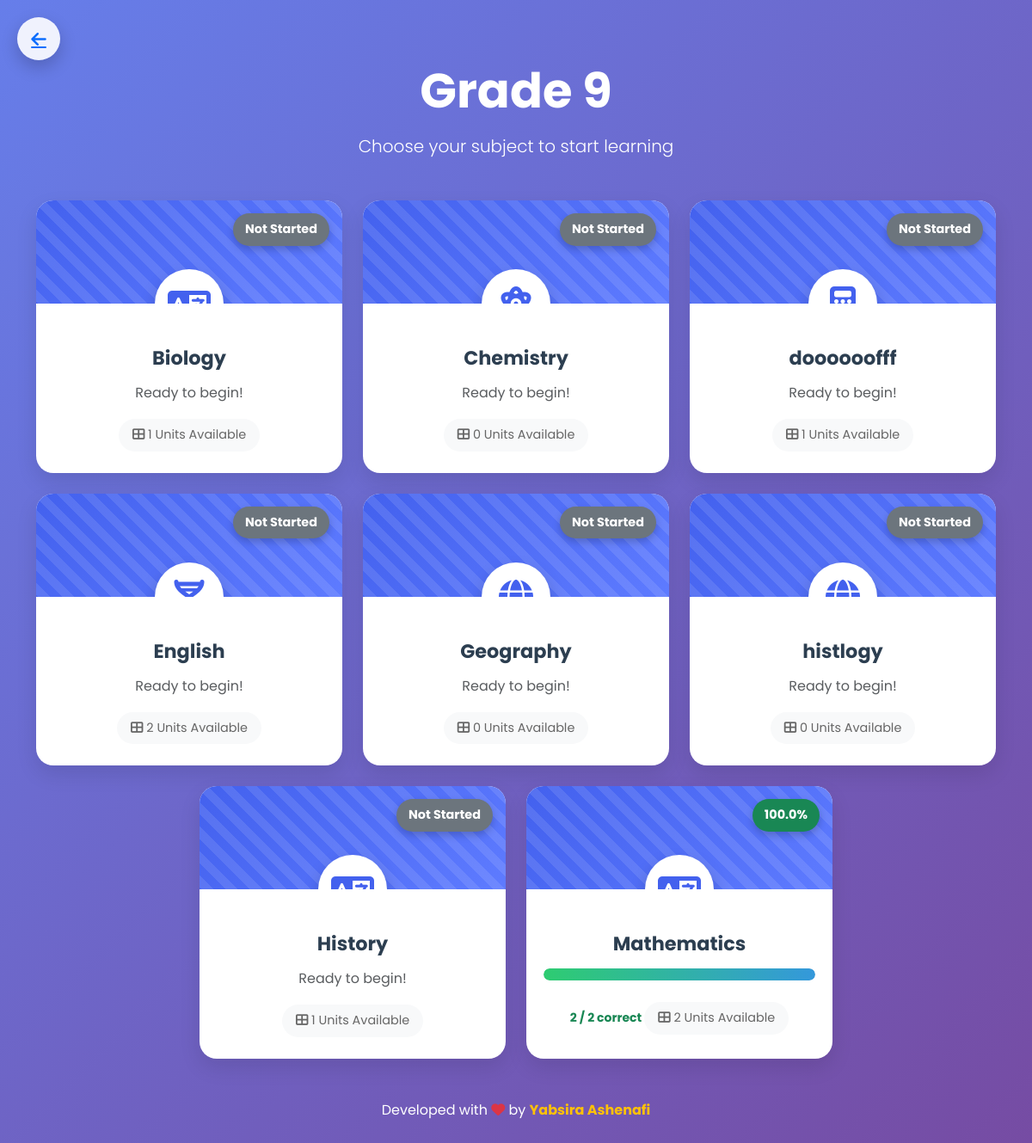
The app's page /subjects.php?grade=9 (signed in) with its own data.
### tables this page shows
CREATE TABLE `subjects` (
  `id` int(11) NOT NULL,
  `grade` int(11) NOT NULL CHECK (`grade` in (9,10,11,12)),
  `name` varchar(100) NOT NULL
);

### subjects.php (the view, shortened to what this page needs)
<?php
require_once 'config.php';
$grade = $_GET['grade'] ?? null;
$student_id = $_SESSION['user_id'];
$stmt = $conn->prepare("SELECT id, name FROM subjects WHERE grade = ? ORDER BY name");
$stmt->bind_param("i", $grade);
$stmt->execute();
$subjects_result = $stmt->get_result();
$scores = [];
$score_query = $conn->query("
    SELECT s.id as subject_id,
           MAX(sc.correct) as best_correct,
           MAX(sc.correct + sc.missed) as total_taken,
           ROUND(MAX(sc.correct * 100.0 / (sc.correct + sc.missed)), 1) as best_percent
    FROM subjects s
    LEFT JOIN units u ON u.subject_id = s.id
    LEFT JOIN student_scores sc ON sc.unit_id = u.id AND sc.student_id = $student_id
    WHERE s.grade = $grade
    GROUP BY s.id
");
while ($row = $score_query->fetch_assoc()) {
    $scores[$row['subject_id']] = [
        'best_correct' => $row['best_correct'] ?? 0,
        'total_taken' => $row['total_taken'] ?? 0,
        'best_percent' => $row['best_percent'] ?? 0
    ];
}
?>
<!DOCTYPE html>
<html lang="en">
<head>
    <link href="https://cdn.jsdelivr.net/npm/bootstrap@5.3.3/dist/css/bootstrap.min.css" rel="stylesheet">
    <link href="https://cdnjs.cloudflare.com/ajax/libs/font-awesome/6.6.0/css/all.min.css" rel="stylesheet">
</head>
<body>
<a href="student_dashboard.php" class="back-btn">
    <i class="fas fa-arrow-left text-primary fa-lg"></i>
</a>
<div class="container py-5 mt-4">
    <div class="text-center mb-5">
        <h1 class="text-white display-4 fw-bold mb-3">
            Grade <?= $grade ?>
        </h1>
        <p class="text-white opacity-90 lead">Choose your subject to start learning</p>
    </div>
    <div class="row row-cols-1 row-cols-md-2 row-cols-lg-3 g-4 justify-content-center">
        <?php while ($subject = $subjects_result->fetch_assoc()):
            $subject_id = $subject['id'];
            $score_data = $scores[$subject_id] ?? ['best_correct' => 0, 'total_taken' => 0, 'best_percent' => 0];
            $percent = $score_data['best_percent'];
            $badge_color = $percent >= 80 ? 'bg-success' : ($percent >= 60 ? 'bg-warning' : ($percent > 0 ? 'bg-danger' : 'bg-secondary'));
            $badge_text = $percent > 0 ? "$percent%" : "Not Started";
            $unit_stmt = $conn->prepare("SELECT COUNT(*) FROM units WHERE subject_id = ?");
            $unit_stmt->bind_param("i", $subject_id);
            $unit_stmt->execute();
            $unit_count = $unit_stmt->get_result()->fetch_row()[0];
            $icons = ['fa-flask', 'fa-calculator', 'fa-book', 'fa-globe', 'fa-atom', 'fa-brain', 'fa-dna', 'fa-language'];
            $icon = $icons[array_rand($icons)];
        ?>
        <div class="col">
            <a href="units.php?subject_id=<?= $subject_id ?>" class="text-decoration-none">
                <div class="subject-card glass-card">
                    <div class="subject-header">
                        <div class="subject-icon">
                            <i class="fas <?= $icon ?>"></i>
                        </div>
                        <div class="score-badge <?= $badge_color ?> text-white">
                            <?= $badge_text ?>
                        </div>
                    </div>
                    <div class="subject-body">
                        <h5 class="subject-name"><?= htmlspecialchars($subject['name']) ?></h5>
                        <?php if ($percent > 0): ?>
                        <div class="progress">
                            <div class="progress-bar" style="width: <?= $percent ?>%"></div>
                        </div>
                        <small class="text-success fw-bold">
                            <?= $score_data['best_correct'] ?> / <?= $score_data['total_taken'] ?> correct
                        </small>
                        <?php else: ?>
                        <p class="text-muted mb-2">Ready to begin!</p>
                        <?php endif; ?>
                        <div class="unit-count">
                            <i class="fas fa-th-large"></i> <?= $unit_count ?> Units Available
                        </div>
                    </div>
                </div>
            </a>
        </div>
        <?php endwhile; ?>
    </div>
    <div class="text-center mt-5">
        <p class="text-white opacity-80">
            Developed with <i class="fas fa-heart text-danger"></i> by
            <strong class="text-warning">Yabsira Ashenafi</strong>
        </p>
    </div>
</div>
</body>
</html>

### subjects.php (style rules this page uses)
:root { --primary: #4361ee; --success: #2ecc71; --warning: #f39c12; --danger: #e74c3c; }
body { background: linear-gradient(135deg, #667eea 0%, #764ba2 100%); font-family: 'Poppins', sans-serif; min-height: 100vh; }
.glass-card { background: rgba(255,255,255,0.95); backdrop-filter: blur(15px); border-radius: 25px; box-shadow: 0 20px 40px rgba(0,0,0,0.15); transition: 0.4s; }
.subject-card { background: white; border-radius: 20px; overflow: hidden; box-shadow: 0 10px 25px rgba(0,0,0,0.1); transition: 0.4s; height: 100%; position: relative; }
.subject-header { height: 120px; background: linear-gradient(135deg, var(--primary), #5e7bff); position: relative; overflow: hidden; }
.subject-header::before { content: ''; position: absolute; top: -50%; left: -50%; width: 200%; height: 200%; background: repeating-linear-gradient(45deg, transparent, transparent 10px, rgba(255,255,255,0.1) 10px, rgba(255,255,255,0.1) 20px); animation: shine 15s linear infinite; }
.subject-icon { width: 80px; height: 80px; border-radius: 50%; background: white; display: flex; align-items: center; justify-content: center; font-size: 2.5rem; color: var(--primary); box-shadow: 0 10px 20px rgba(0,0,0,0.2); position: absolute; bottom: -40px; left: 50%; transform: translateX(-50%); }
.subject-body { padding: 50px 20px 25px; text-align: center; }
.subject-name { font-size: 1.4rem; font-weight: 700; margin-bottom: 15px; color: #2c3e50; }
.progress { height: 14px; border-radius: 7px; background: #e9ecef; margin: 15px 0; }
.progress-bar { border-radius: 7px; background: linear-gradient(90deg, #2ecc71, #3498db); }
.score-badge { position: absolute; top: 15px; right: 15px; font-weight: bold; padding: 8px 14px; border-radius: 50px; font-size: 0.9rem; box-shadow: 0 4px 10px rgba(0,0,0,0.2); }
.unit-count { background: #f8f9fa; border-radius: 50px; padding: 8px 16px; font-size: 0.9rem; color: #666; margin-top: 10px; display: inline-block; }
.back-btn { position: fixed; top: 20px; left: 20px; z-index: 1000; width: 50px; height: 50px; border-radius: 50%; background: rgba(255,255,255,0.9); display: flex; align-items: center; justify-content: center; box-shadow: 0 8px 20px rgba(0,0,0,0.2); transition: 0.3s; }

### records on screen
subjects: id "Not Started", name "Biology", shows "Ready to begin!", unit_count "1"
subjects: id "Not Started", name "Chemistry", shows "Ready to begin!", unit_count "0"
subjects: badge_text "Not Started", name "doooooofff", shows "Ready to begin!", unit_count "1"
subjects: badge_text "Not Started", name "English", shows "Ready to begin!", unit_count "2"
subjects: badge_text "Not Started", name "Geography", shows "Ready to begin!", unit_count "0"
subjects: badge_text "Not Started", name "histlogy", shows "Ready to begin!", unit_count "0"
subjects: badge_text "Not Started", name "History", shows "Ready to begin!", unit_count "1"
subjects: badge_text "100.0%", name "Mathematics", best_correct "2", total_taken "2", unit_count "2"

### other values on screen
$grade "9"
